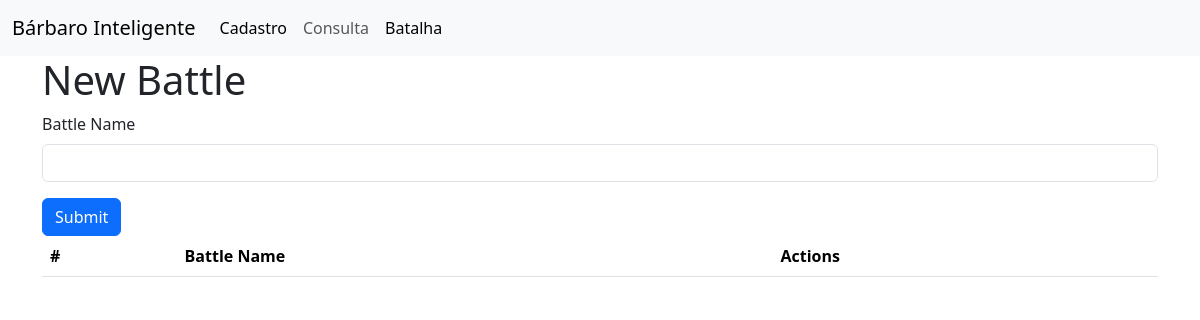
/battle, run on an earlier commit of the app's database.
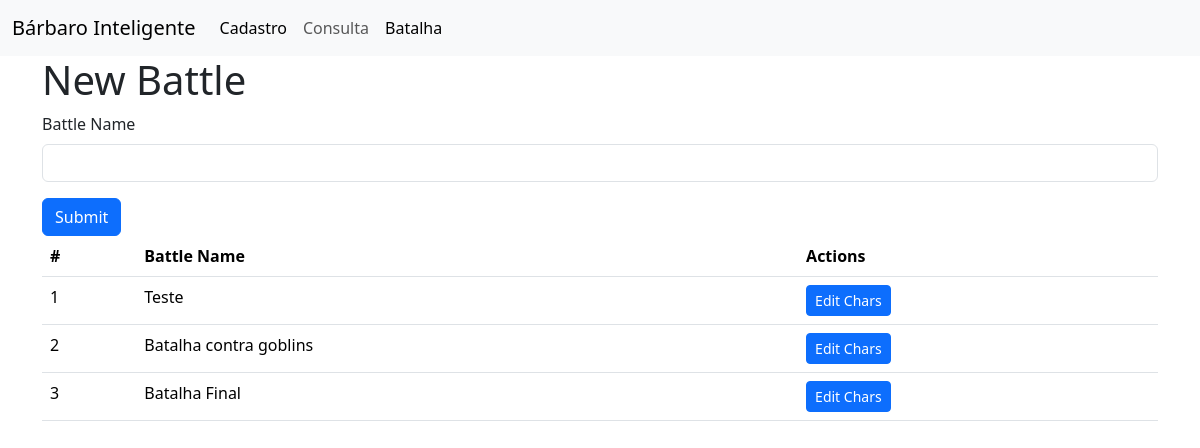
And on a later commit of the database.
### tables this page shows
CREATE TABLE battles
                (id INTEGER PRIMARY KEY AUTOINCREMENT,                                  
                 battle_name TEXT NOT NULL);

### app.py (the view)
@app.route('/battle')
def page_battle():
    conn = sqlite3.connect(db)
    cursor = conn.cursor()
    cursor.execute('SELECT * FROM battles')
    data = cursor.fetchall()
    conn.close()
    return render_template('battle.html', battles=data)

### templates/battle.html
<!DOCTYPE html>
<html>
<head>
    {% include 'commomHead.html' %}
</head>
<body>
    {% include 'navbar.html' %}
    <div class="container">
        <h1>New Battle</h1>
    <form method="POST" action="/registerBattle">
        <div class="mb-3">
          <label class="form-label">Battle Name</label>
          <input type="text" class="form-control" id="battleName" name="battleName">
        </div>
        <button type="submit" value="Cadastrar" class="btn btn-primary">Submit</button>
    </form>
    <table class="table">
        <thead>
          <tr>
            <th scope="col">#</th>
            <th scope="col">Battle Name</th>
            <th scope="col">Actions</th>
          </tr>
        </thead>
        <tbody>
        {% for battle in battles %}
          <tr>
            <td>{{ battle[0] }}</td>
            <td>{{ battle[1] }}</td>
            <td>
            <button class="btn btn-primary btn-sm" onclick="editBattleChars({{ battle[0] }})">
                Edit Chars
            </button></td>
          </tr>
        {% endfor %}
        </tbody>
      </table>
    </div>
</body>
</html>

What changed in the data, as far as the page shows it:
added battles: id "1", battle_name "Teste"
added battles: id "2", battle_name "Batalha contra goblins"
added battles: id "3", battle_name "Batalha Final"
